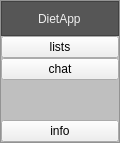
     <widget class="QFrame" name="sidemax">
      <property name="minimumSize">
       <size>
        <width>120</width>
        <height>0</height>
       </size>
      </property>
      <property name="maximumSize">
       <size>
        <width>120</width>
        <height>16777215</height>
       </size>
      </property>
      <property name="styleSheet">
       <string notr="true">QFrame
{
	
	background-color: rgb(191, 191, 191);
}</string>
      </property>
      <property name="frameShape">
       <enum>QFrame::StyledPanel</enum>
      </property>
      <property name="frameShadow">
       <enum>QFrame::Raised</enum>
      </property>
      <layout class="QVBoxLayout" name="verticalLayout_2">
       <property name="spacing">
        <number>0</number>
       </property>
       <property name="leftMargin">
        <number>0</number>
       </property>
       <property name="topMargin">
        <number>0</number>
       </property>
       <property name="rightMargin">
        <number>0</number>
       </property>
       <property name="bottomMargin">
        <number>0</number>
       </property>
       <item>
        <widget class="QFrame" name="frame_2">
         <property name="minimumSize">
          <size>
           <width>0</width>
           <height>35</height>
          </size>
         </property>
         <property name="maximumSize">
          <size>
           <width>16777215</width>
           <height>35</height>
          </size>
         </property>
         <property name="styleSheet">
          <string notr="true">QFrame
{
	
	background-color: rgb(86, 86, 86);
}</string>
         </property>
         <property name="frameShape">
          <enum>QFrame::StyledPanel</enum>
         </property>
         <property name="frameShadow">
          <enum>QFrame::Raised</enum>
         </property>
         <layout class="QHBoxLayout" name="horizontalLayout_5">
          <property name="spacing">
           <number>3</number>
          </property>
          <property name="leftMargin">
           <number>3</number>
          </property>
          <property name="topMargin">
           <number>3</number>
          </property>
          <property name="rightMargin">
           <number>3</number>
          </property>
          <property name="bottomMargin">
           <number>3</number>
          </property>
          <item>
           <widget class="QLabel" name="icon_2">
            <property name="maximumSize">
             <size>
              <width>30</width>
              <height>30</height>
             </size>
            </property>
            <property name="text">
             <string/>
            </property>
            <property name="pixmap">
             <pixmap resource="img.qrc">:/img/img/icon.jpeg</pixmap>
            </property>
            <property name="scaledContents">
             <bool>true</bool>
            </property>
           </widget>
          </item>
          <item>
           <widget class="QLabel" name="windowText">
            <property name="styleSheet">
             <string notr="true">QLabel
{
	
	color: rgb(238, 238, 238);
}</string>
            </property>
            <property name="text">
             <string>DietApp</string>
            </property>
           </widget>
          </item>
         </layout>
        </widget>
       </item>
       <item>
        <widget class="QPushButton" name="patient_2">
         <property name="text">
          <string>lists</string>
         </property>
         <property name="icon">
          <iconset resource="img.qrc">
           <normaloff>:/img/img/diet-plan.png</normaloff>:/img/img/diet-plan.png</iconset>
         </property>
        </widget>
       </item>
       <item>
        <widget class="QPushButton" name="chat_2">
         <property name="text">
          <string>chat</string>
         </property>
         <property name="icon">
          <iconset resource="img.qrc">
           <normaloff>:/img/img/chat.png</normaloff>:/img/img/chat.png</iconset>
         </property>
        </widget>
       </item>
       <item>
        <spacer name="verticalSpacer_2">
         <property name="orientation">
          <enum>Qt::Vertical</enum>
         </property>
         <property name="sizeType">
          <enum>QSizePolicy::Expanding</enum>
         </property>
         <property name="sizeHint" stdset="0">
          <size>
           <width>20</width>
           <height>40</height>
          </size>
         </property>
        </spacer>
       </item>
       <item>
        <widget class="QPushButton" name="info_2">
         <property name="text">
          <string>info</string>
         </property>
         <property name="icon">
          <iconset resource="img.qrc">
           <normaloff>:/img/img/information.png</normaloff>:/img/img/information.png</iconset>
         </property>
        </widget>
       </item>
      </layout>
     </widget>
